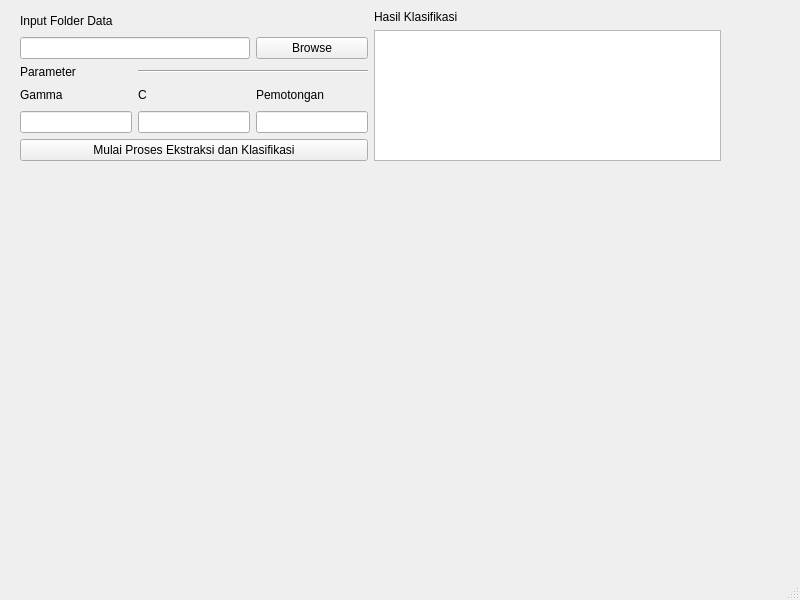
<?xml version="1.0" encoding="UTF-8"?>
<ui version="4.0">
 <class>MainWindow</class>
 <widget class="QMainWindow" name="MainWindow">
  <property name="geometry">
   <rect>
    <x>0</x>
    <y>0</y>
    <width>800</width>
    <height>600</height>
   </rect>
  </property>
  <property name="windowTitle">
   <string>MainWindow</string>
  </property>
  <widget class="QWidget" name="centralwidget">
   <widget class="QWidget" name="">
    <property name="geometry">
     <rect>
      <x>20</x>
      <y>10</y>
      <width>701</width>
      <height>151</height>
     </rect>
    </property>
    <layout class="QGridLayout" name="gridLayout_3">
     <item row="0" column="0">
      <layout class="QGridLayout" name="gridLayout">
       <item row="0" column="0" colspan="2">
        <widget class="QLabel" name="label">
         <property name="text">
          <string>Input Folder Data</string>
         </property>
        </widget>
       </item>
       <item row="1" column="0" colspan="2">
        <widget class="QLineEdit" name="lineEdit"/>
       </item>
       <item row="1" column="2">
        <widget class="QPushButton" name="Browser">
         <property name="text">
          <string>Browse</string>
         </property>
        </widget>
       </item>
       <item row="2" column="0">
        <widget class="QLabel" name="label_2">
         <property name="text">
          <string>Parameter</string>
         </property>
        </widget>
       </item>
       <item row="2" column="1" colspan="2">
        <widget class="Line" name="line">
         <property name="orientation">
          <enum>Qt::Horizontal</enum>
         </property>
        </widget>
       </item>
       <item row="3" column="0">
        <widget class="QLabel" name="label_3">
         <property name="text">
          <string>Gamma</string>
         </property>
        </widget>
       </item>
       <item row="3" column="1">
        <widget class="QLabel" name="label_4">
         <property name="text">
          <string>C</string>
         </property>
        </widget>
       </item>
       <item row="3" column="2">
        <widget class="QLabel" name="label_5">
         <property name="text">
          <string>Pemotongan</string>
         </property>
        </widget>
       </item>
       <item row="4" column="0">
        <widget class="QLineEdit" name="lineEdit_2"/>
       </item>
       <item row="4" column="1">
        <widget class="QLineEdit" name="lineEdit_3"/>
       </item>
       <item row="4" column="2">
        <widget class="QLineEdit" name="lineEdit_4"/>
       </item>
       <item row="5" column="0" colspan="3">
        <widget class="QPushButton" name="pushButton_2">
         <property name="text">
          <string>Mulai Proses Ekstraksi dan Klasifikasi</string>
         </property>
        </widget>
       </item>
      </layout>
     </item>
     <item row="0" column="1">
      <layout class="QGridLayout" name="gridLayout_2">
       <item row="0" column="0">
        <widget class="QLabel" name="label_19">
         <property name="text">
          <string>Hasil Klasifikasi</string>
         </property>
        </widget>
       </item>
       <item row="1" column="0">
        <widget class="QTableView" name="tableView"/>
       </item>
      </layout>
     </item>
    </layout>
   </widget>
  </widget>
  <widget class="QMenuBar" name="menubar">
   <property name="geometry">
    <rect>
     <x>0</x>
     <y>0</y>
     <width>800</width>
     <height>21</height>
    </rect>
   </property>
  </widget>
  <widget class="QStatusBar" name="statusbar"/>
 </widget>
 <resources/>
 <connections/>
</ui>
